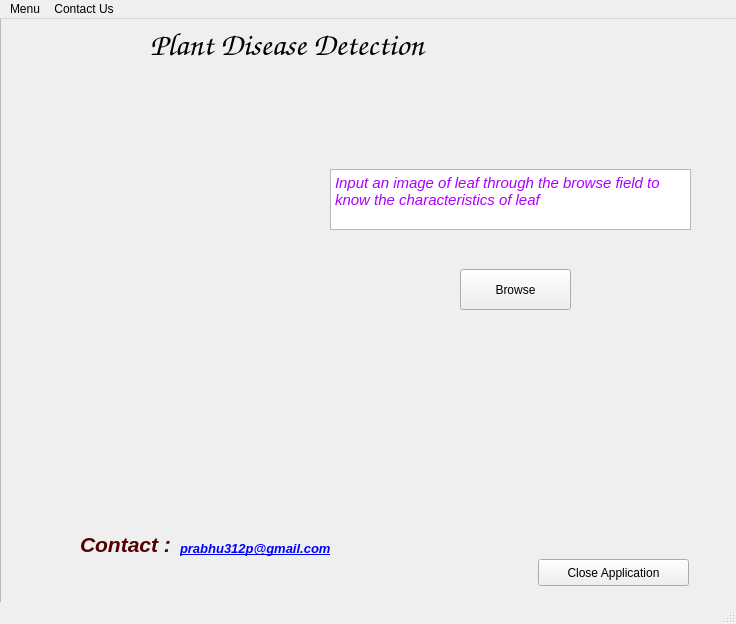
<?xml version="1.0" encoding="UTF-8"?>
<ui version="4.0">
 <class>MainWindow</class>
 <widget class="QMainWindow" name="MainWindow">
  <property name="geometry">
   <rect>
    <x>0</x>
    <y>0</y>
    <width>736</width>
    <height>624</height>
   </rect>
  </property>
  <property name="windowTitle">
   <string>MainWindow</string>
  </property>
  <property name="styleSheet">
   <string notr="true">background-image: url(:/newPrefix/ui wallpaper.jpg);</string>
  </property>
  <widget class="QWidget" name="centralwidget">
   <widget class="QFrame" name="frame">
    <property name="geometry">
     <rect>
      <x>0</x>
      <y>-10</y>
      <width>821</width>
      <height>651</height>
     </rect>
    </property>
    <property name="autoFillBackground">
     <bool>false</bool>
    </property>
    <property name="styleSheet">
     <string notr="true">background-image: url(:/newPrefix/leaf-mobile-wallpaper-minimalist-preview.jpg);</string>
    </property>
    <property name="frameShape">
     <enum>QFrame::StyledPanel</enum>
    </property>
    <property name="frameShadow">
     <enum>QFrame::Raised</enum>
    </property>
    <widget class="QLabel" name="label_2">
     <property name="geometry">
      <rect>
       <x>150</x>
       <y>10</y>
       <width>401</width>
       <height>51</height>
      </rect>
     </property>
     <property name="font">
      <font>
       <family>URW Chancery L</family>
       <pointsize>24</pointsize>
       <weight>75</weight>
       <italic>true</italic>
       <bold>true</bold>
      </font>
     </property>
     <property name="text">
      <string>&lt;html&gt;&lt;head/&gt;&lt;body&gt;&lt;p&gt;&lt;span style=&quot; color:#000000;&quot;&gt;Plant Disease Detection&lt;/span&gt;&lt;/p&gt;&lt;/body&gt;&lt;/html&gt;</string>
     </property>
    </widget>
    <widget class="QPushButton" name="browse">
     <property name="geometry">
      <rect>
       <x>460</x>
       <y>260</y>
       <width>111</width>
       <height>41</height>
      </rect>
     </property>
     <property name="text">
      <string>Browse</string>
     </property>
    </widget>
    <widget class="QTextBrowser" name="textBrowser_2">
     <property name="geometry">
      <rect>
       <x>330</x>
       <y>160</y>
       <width>361</width>
       <height>61</height>
      </rect>
     </property>
     <property name="html">
      <string>&lt;!DOCTYPE HTML PUBLIC &quot;-//W3C//DTD HTML 4.0//EN&quot; &quot;http://www.w3.org/TR/REC-html40/strict.dtd&quot;&gt;
&lt;html&gt;&lt;head&gt;&lt;meta name=&quot;qrichtext&quot; content=&quot;1&quot; /&gt;&lt;style type=&quot;text/css&quot;&gt;
p, li { white-space: pre-wrap; }
&lt;/style&gt;&lt;/head&gt;&lt;body style=&quot; font-family:'MS Shell Dlg 2'; font-size:8.25pt; font-weight:400; font-style:normal;&quot;&gt;
&lt;p style=&quot; margin-top:0px; margin-bottom:0px; margin-left:0px; margin-right:0px; -qt-block-indent:0; text-indent:0px;&quot;&gt;&lt;span style=&quot; font-family:'URW Gothic L'; font-size:11pt; font-style:italic; color:#aa00ff;&quot;&gt;Input an image of leaf through the browse field to know the characteristics of leaf&lt;/span&gt;&lt;/p&gt;&lt;/body&gt;&lt;/html&gt;</string>
     </property>
    </widget>
    <widget class="QLabel" name="label_3">
     <property name="geometry">
      <rect>
       <x>80</x>
       <y>520</y>
       <width>121</width>
       <height>31</height>
      </rect>
     </property>
     <property name="text">
      <string>&lt;html&gt;&lt;head/&gt;&lt;body&gt;&lt;p&gt;&lt;span style=&quot; font-size:16pt; font-weight:600; font-style:italic; color:#550000;&quot;&gt;Contact  :&lt;/span&gt;&lt;/p&gt;&lt;/body&gt;&lt;/html&gt;</string>
     </property>
    </widget>
    <widget class="QLabel" name="label_14">
     <property name="geometry">
      <rect>
       <x>180</x>
       <y>530</y>
       <width>431</width>
       <height>20</height>
      </rect>
     </property>
     <property name="text">
      <string>&lt;html&gt;&lt;head/&gt;&lt;body&gt;&lt;p&gt;&lt;a href=&quot;prabhu312p@gmail.com&quot;&gt;&lt;span style=&quot; font-size:10pt; font-weight:600; font-style:italic; color:#0000ff;&quot;&gt;prabhu312p@gmail.com&lt;/span&gt;&lt;/a&gt;&lt;/p&gt;&lt;/body&gt;&lt;/html&gt;</string>
     </property>
    </widget>
    <widget class="QPushButton" name="close">
     <property name="geometry">
      <rect>
       <x>538</x>
       <y>550</y>
       <width>151</width>
       <height>27</height>
      </rect>
     </property>
     <property name="text">
      <string>Close Application</string>
     </property>
    </widget>
   </widget>
  </widget>
  <widget class="QMenuBar" name="menubar">
   <property name="geometry">
    <rect>
     <x>0</x>
     <y>0</y>
     <width>736</width>
     <height>21</height>
    </rect>
   </property>
   <widget class="QMenu" name="menuContact_Us">
    <property name="title">
     <string>Menu</string>
    </property>
    <addaction name="actionHelp"/>
    <addaction name="separator"/>
   </widget>
   <widget class="QMenu" name="menuContact_Us_2">
    <property name="title">
     <string>Contact Us</string>
    </property>
    <addaction name="actionHttps_gitter_im_Automatic_leaf_infection_identification_Lobby"/>
   </widget>
   <addaction name="menuContact_Us"/>
   <addaction name="menuContact_Us_2"/>
  </widget>
  <widget class="QStatusBar" name="statusbar"/>
  <action name="actionMin">
   <property name="icon">
    <iconset>
     <normaloff>:/newPrefix/about.png</normaloff>:/newPrefix/about.png</iconset>
   </property>
   <property name="text">
    <string>min</string>
   </property>
  </action>
  <action name="actionHttps_gitter_im_Automatic_leaf_infection_identification_Lobby">
   <property name="text">
    <string>https://gitter.im/Automatic-leaf-infection-identification/Lobby</string>
   </property>
  </action>
  <action name="actionHelp">
   <property name="text">
    <string>Help</string>
   </property>
  </action>
 </widget>
 <resources>
  <include location="zx.qrc"/>
 </resources>
 <connections/>
</ui>
